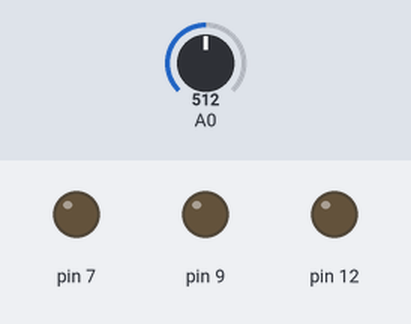
Simulated run of this sketch. Board: Arduino Uno, built with avr-gcc and run on an emulated ATmega328P. Shown: output pins drawn as LEDs (lit = HIGH). The inputs (shaded band) are chosen by the test bench; at power-on: A0 = 512.

Above: at 1.2 s.
1.3 s: A0 set to 844
2.8 s: A0 set to 866
At 3.1 s:
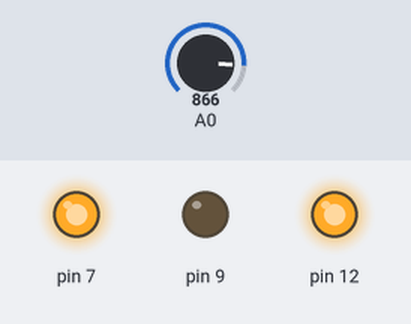
4.3 s: A0 set to 840
5.8 s: A0 set to 860
8.8 s: A0 set to 716
At 8.8 s:
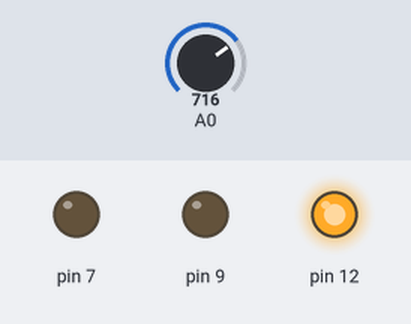
Timing chart, 0 to 11.3 s (numbered marks = the images above; inputs shaded):
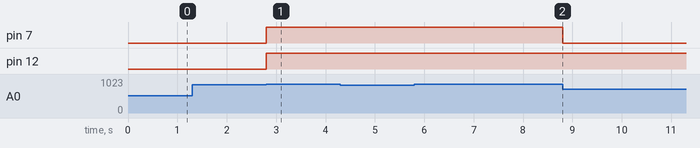

Measured:
- the behaviour switches between 850 and 851 on A0 (found by bisection; images 0 and 1)
- after the input at 1.3 s, every drawn part: stays the same
- after the input at 2.8 s, pin 7, pin 12: LOW → HIGH at once
- after the input at 4.3 s, every drawn part: stays the same
- after the input at 5.8 s, pin 7: HIGH → LOW after 3.0 s
- after the input at 8.8 s, pin 12: stays HIGH (without the input it goes to LOW after 2.0 s)

The sketch:

code.ino
```cpp
int dia = false;
int contador = 0;

void setup()
{
  pinMode(A0, INPUT);

  pinMode(7, OUTPUT);
  pinMode(9, OUTPUT);
  pinMode(12, OUTPUT);
  Serial.begin(9600);

}

void loop()
{
  int luz = analogRead(A0);
  if (luz > 850)
  {
    dia = true;
  } else {
    dia = false;
    contador = 0;
  }

  if (dia == true && contador == 0) {
    contador = millis();
  }

  if (dia == true && contador != 0) {
    int actual = millis();
    //Serial.println(actual-contador);
    if (actual - contador > 3000) {
      digitalWrite(7, LOW);
    }
    else {
      digitalWrite(7, HIGH);
    }

    if (actual - contador > 5000) {
      digitalWrite(12, LOW);
    }
    else {
      digitalWrite(12, HIGH);
    }

    if (actual - contador > 5000) {
      tone(9, 1000);
    }
    else {
      noTone(9);
    }

  }


//  delay(20);
}
```
